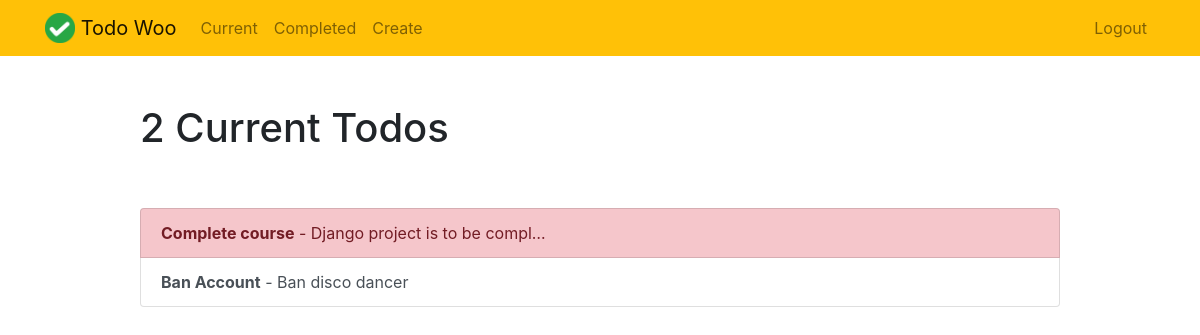
/current/ (signed in), run on an earlier commit of the app's database.
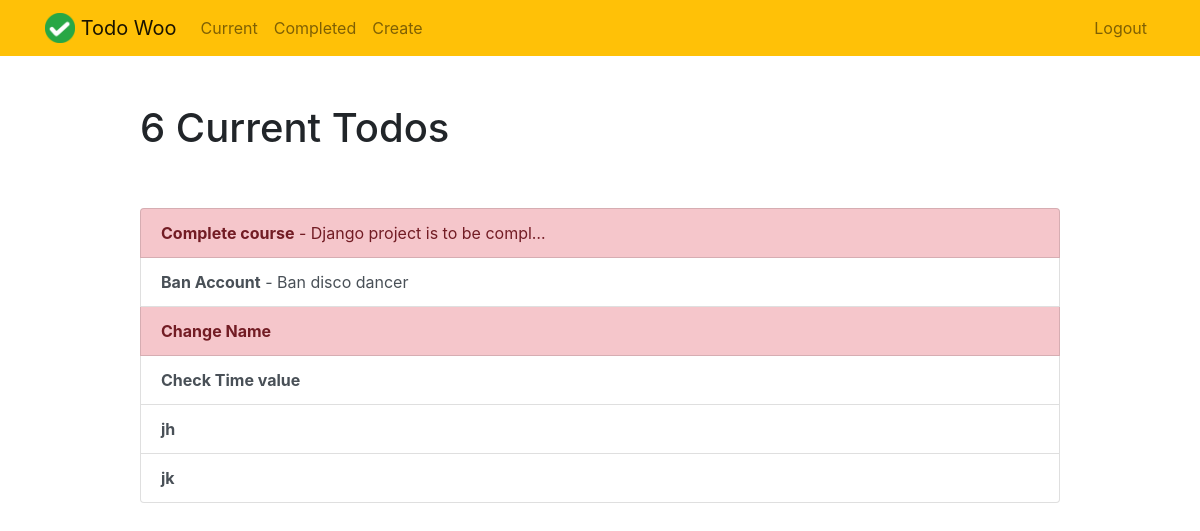
And on a later commit of the database.
### todo/models.py (models this page shows, shortened)
class Todo(models.Model):
    title = models.CharField(max_length=100)
    memo = models.TextField(blank=True)
    created = models.DateTimeField(auto_now_add=True)
    important = models.BooleanField(default=False)
    dueTime = models.DateTimeField(null=True, blank=True)
    dateCompleted = models.DateTimeField(null=True, blank=True)
    user = models.ForeignKey(User, on_delete=models.CASCADE)

### todo/views.py (the view)
# urls.py: path('current/', views.currenttodos, name='currenttodos'),
@login_required()
def currenttodos(request):
    todos = Todo.objects.filter(user=request.user, dateCompleted__isnull=True)
    return render(request, 'todo/currenttodos.html', {'todos': todos})

### todo/templates/todo/currenttodos.html
{% extends "todo/base.html" %}
{% block content %}
    <div class="row justify-content-center mt-5">
        <div class="col-md-10">
            {% if todos %}
                 <h1>{{ todos.count }} Current Todo{{ todos.count|pluralize }}</h1>
            {% else %}
                           <h1>Current Todos</h1>
            {% endif %}
        </div>
    </div>
    <div class="row justify-content-center mt-5">
        <div class="col-md-10">
        {% if todos %}
            <div class="list-group">
                {% for todo in todos %}
                    <a href="{% url 'viewtodo' todo.id %}" class="list-group-item list-group-item-action{% if todo.important %} list-group-item-danger{% endif %}"><b>{{ todo.title }}</b>{% if todo.memo %} - {{ todo.memo|truncatechars:30 }}{% endif %}</a>
                {% endfor %}
            </div>
        {% else %}
            <div class="text-center">
                <h2>Looks like you don't have any todos! Nice work.</h2>
            <br>
            <a role="button" class="btn btn-primary" href="{% url 'createtodo' %}">New Todo</a>
            </div>
        {% endif %}
        </div>
    </div>
{% endblock %}

### todo/templates/todo/base.html (shortened to what this page needs)
{% load static %}
<!doctype html>
<html lang="en">
<head>
    <link rel="stylesheet" href="https://stackpath.bootstrapcdn.com/bootstrap/4.4.1/css/bootstrap.min.css">
</head>
<body>
<nav class="navbar navbar-expand-md navbar-light bg-warning">
<div class="container">
    <a class="navbar-brand" href="{% url 'home' %}">
         <img src="{% static 'todo/logo.png' %}" width="30" height="30" class="d-inline-block align-top">
        <span>Todo Woo</span>
    </a>
    <div class="collapse navbar-collapse" id="navbarNav">
    {% if user.is_authenticated %}
        <ul class="navbar-nav mr-auto">
                <li class="nav-item {{ current }}">
                    <a class="nav-link" href="{% url 'currenttodos' %}">Current</a>
                </li>
                <li class="nav-item {{ completed }}">
                    <a class="nav-link" href="{% url 'completedtodos' %}">Completed</a>
                </li>
                <li class="nav-item {{ create }}">
                    <a class="nav-link" href="{% url 'createtodo' %}">Create</a>
                </li>
        </ul>
    {% endif %}
    <ul class="navbar-nav ml-auto">
            {% if user.is_authenticated %}
                <li class="nav-item">
                    <a href="#" onclick="$('#signOutBtn').click()" class="nav-link">Logout</a>
                </li>
            {% endif %}
        </ul>
    </div>
</div>
</nav>
<div class="container">
{% block content %}{% endblock %}
</div>
</body>
</html>

What changed in the data, as far as the page shows it:
added Todo: title "Change Name", important True (drawn)
added Todo: title "Check Time value"
added Todo: title "jh"
added Todo: title "jk"
Also different on the page:
{{ todos.count }}: "2" → "6"
